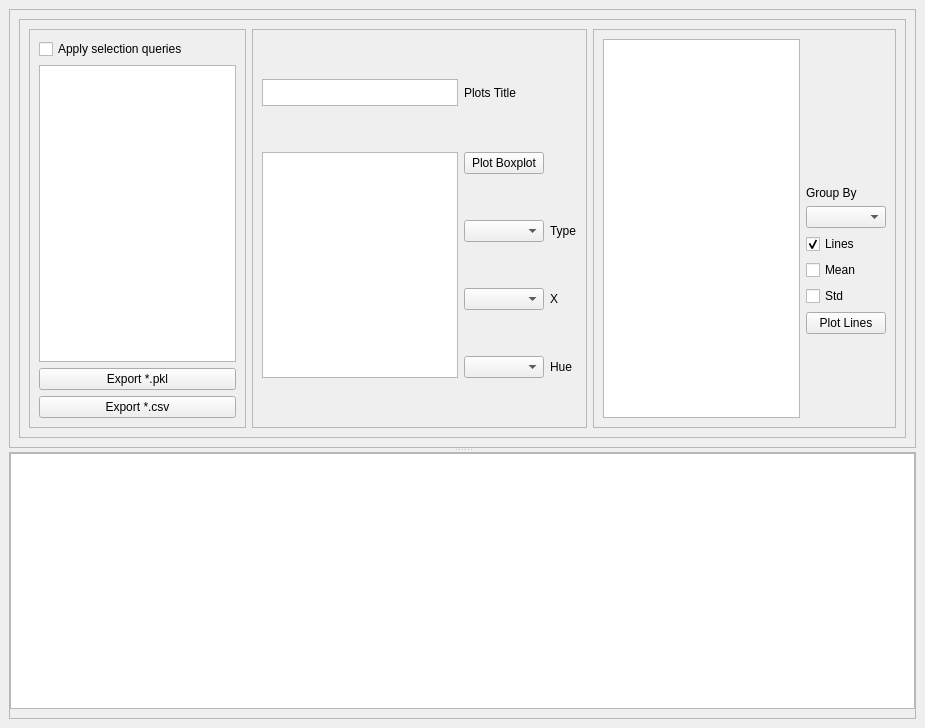
<?xml version="1.0" encoding="UTF-8"?>
<ui version="4.0">
 <class>FitCheck</class>
 <widget class="QMainWindow" name="FitCheck">
  <property name="geometry">
   <rect>
    <x>0</x>
    <y>0</y>
    <width>925</width>
    <height>728</height>
   </rect>
  </property>
  <property name="windowTitle">
   <string>MainWindow</string>
  </property>
  <widget class="QWidget" name="centralwidget">
   <layout class="QGridLayout" name="gridLayout_8">
    <item row="0" column="0">
     <widget class="QSplitter" name="splitter">
      <property name="orientation">
       <enum>Qt::Vertical</enum>
      </property>
      <widget class="QFrame" name="frame_6">
       <property name="frameShape">
        <enum>QFrame::StyledPanel</enum>
       </property>
       <property name="frameShadow">
        <enum>QFrame::Raised</enum>
       </property>
       <layout class="QHBoxLayout" name="horizontalLayout_2">
        <item>
         <widget class="QFrame" name="frame">
          <property name="frameShape">
           <enum>QFrame::StyledPanel</enum>
          </property>
          <property name="frameShadow">
           <enum>QFrame::Raised</enum>
          </property>
          <layout class="QHBoxLayout" name="horizontalLayout">
           <item>
            <widget class="QFrame" name="frame_7">
             <property name="frameShape">
              <enum>QFrame::StyledPanel</enum>
             </property>
             <property name="frameShadow">
              <enum>QFrame::Raised</enum>
             </property>
             <layout class="QVBoxLayout" name="verticalLayout_2">
              <item>
               <widget class="QCheckBox" name="ChckQueries">
                <property name="text">
                 <string>Apply selection queries</string>
                </property>
               </widget>
              </item>
              <item>
               <widget class="QTextEdit" name="TxtSelQueries">
                <property name="acceptRichText">
                 <bool>true</bool>
                </property>
               </widget>
              </item>
              <item>
               <widget class="QPushButton" name="ButExportPkl">
                <property name="text">
                 <string>Export *.pkl</string>
                </property>
               </widget>
              </item>
              <item>
               <widget class="QPushButton" name="ButExportCSV">
                <property name="text">
                 <string>Export *.csv</string>
                </property>
               </widget>
              </item>
             </layout>
            </widget>
           </item>
           <item>
            <widget class="QFrame" name="frame_3">
             <property name="frameShape">
              <enum>QFrame::StyledPanel</enum>
             </property>
             <property name="frameShadow">
              <enum>QFrame::Raised</enum>
             </property>
             <layout class="QGridLayout" name="gridLayout">
              <item row="2" column="1">
               <widget class="QComboBox" name="CmbBoxType"/>
              </item>
              <item row="1" column="1">
               <widget class="QPushButton" name="ButBoxPlot">
                <property name="text">
                 <string>Plot Boxplot</string>
                </property>
               </widget>
              </item>
              <item row="4" column="2">
               <widget class="QLabel" name="label_3">
                <property name="text">
                 <string>Hue</string>
                </property>
               </widget>
              </item>
              <item row="3" column="2">
               <widget class="QLabel" name="label">
                <property name="text">
                 <string>X</string>
                </property>
               </widget>
              </item>
              <item row="4" column="1">
               <widget class="QComboBox" name="CmbBoxHue"/>
              </item>
              <item row="3" column="1">
               <widget class="QComboBox" name="CmbBoxX"/>
              </item>
              <item row="2" column="2">
               <widget class="QLabel" name="label_4">
                <property name="text">
                 <string>Type</string>
                </property>
               </widget>
              </item>
              <item row="1" column="0" rowspan="4">
               <widget class="QListWidget" name="LstBoxYPars">
                <property name="selectionMode">
                 <enum>QAbstractItemView::ExtendedSelection</enum>
                </property>
                <property name="layoutMode">
                 <enum>QListView::SinglePass</enum>
                </property>
                <property name="viewMode">
                 <enum>QListView::ListMode</enum>
                </property>
               </widget>
              </item>
              <item row="0" column="0">
               <widget class="QTextEdit" name="TxtTitleName">
                <property name="sizePolicy">
                 <sizepolicy hsizetype="Expanding" vsizetype="Fixed">
                  <horstretch>0</horstretch>
                  <verstretch>0</verstretch>
                 </sizepolicy>
                </property>
                <property name="minimumSize">
                 <size>
                  <width>0</width>
                  <height>27</height>
                 </size>
                </property>
                <property name="maximumSize">
                 <size>
                  <width>16777215</width>
                  <height>27</height>
                 </size>
                </property>
               </widget>
              </item>
              <item row="0" column="1">
               <widget class="QLabel" name="label_5">
                <property name="text">
                 <string>Plots Title</string>
                </property>
               </widget>
              </item>
             </layout>
            </widget>
           </item>
           <item>
            <widget class="QFrame" name="frame_2">
             <property name="frameShape">
              <enum>QFrame::StyledPanel</enum>
             </property>
             <property name="frameShadow">
              <enum>QFrame::Raised</enum>
             </property>
             <layout class="QGridLayout" name="gridLayout_2">
              <item row="6" column="1">
               <widget class="QCheckBox" name="CheckLinesMean">
                <property name="text">
                 <string>Mean</string>
                </property>
               </widget>
              </item>
              <item row="5" column="1">
               <widget class="QCheckBox" name="CheckLines">
                <property name="text">
                 <string>Lines</string>
                </property>
                <property name="checked">
                 <bool>true</bool>
                </property>
               </widget>
              </item>
              <item row="8" column="1">
               <widget class="QPushButton" name="ButPlotVect">
                <property name="text">
                 <string>Plot Lines</string>
                </property>
               </widget>
              </item>
              <item row="2" column="0" rowspan="8">
               <widget class="QListWidget" name="LstLinesPars">
                <property name="selectionMode">
                 <enum>QAbstractItemView::ExtendedSelection</enum>
                </property>
                <property name="layoutMode">
                 <enum>QListView::SinglePass</enum>
                </property>
                <property name="viewMode">
                 <enum>QListView::ListMode</enum>
                </property>
               </widget>
              </item>
              <item row="7" column="1">
               <widget class="QCheckBox" name="CheckLinesStd">
                <property name="text">
                 <string>Std</string>
                </property>
               </widget>
              </item>
              <item row="3" column="1">
               <widget class="QLabel" name="label_2">
                <property name="text">
                 <string>Group By</string>
                </property>
                <property name="alignment">
                 <set>Qt::AlignBottom|Qt::AlignLeading|Qt::AlignLeft</set>
                </property>
               </widget>
              </item>
              <item row="4" column="1">
               <widget class="QComboBox" name="CmbLinesGroup"/>
              </item>
             </layout>
            </widget>
           </item>
          </layout>
         </widget>
        </item>
       </layout>
      </widget>
      <widget class="QFrame" name="frame_5">
       <property name="frameShape">
        <enum>QFrame::StyledPanel</enum>
       </property>
       <property name="frameShadow">
        <enum>QFrame::Raised</enum>
       </property>
       <layout class="QVBoxLayout" name="verticalLayout_11">
        <property name="spacing">
         <number>0</number>
        </property>
        <property name="leftMargin">
         <number>0</number>
        </property>
        <property name="topMargin">
         <number>0</number>
        </property>
        <property name="rightMargin">
         <number>0</number>
        </property>
        <item>
         <widget class="QTableView" name="TblData">
          <property name="minimumSize">
           <size>
            <width>250</width>
            <height>0</height>
           </size>
          </property>
          <property name="selectionMode">
           <enum>QAbstractItemView::ExtendedSelection</enum>
          </property>
          <property name="sortingEnabled">
           <bool>true</bool>
          </property>
         </widget>
        </item>
       </layout>
      </widget>
     </widget>
    </item>
   </layout>
  </widget>
 </widget>
 <resources/>
 <connections/>
</ui>
